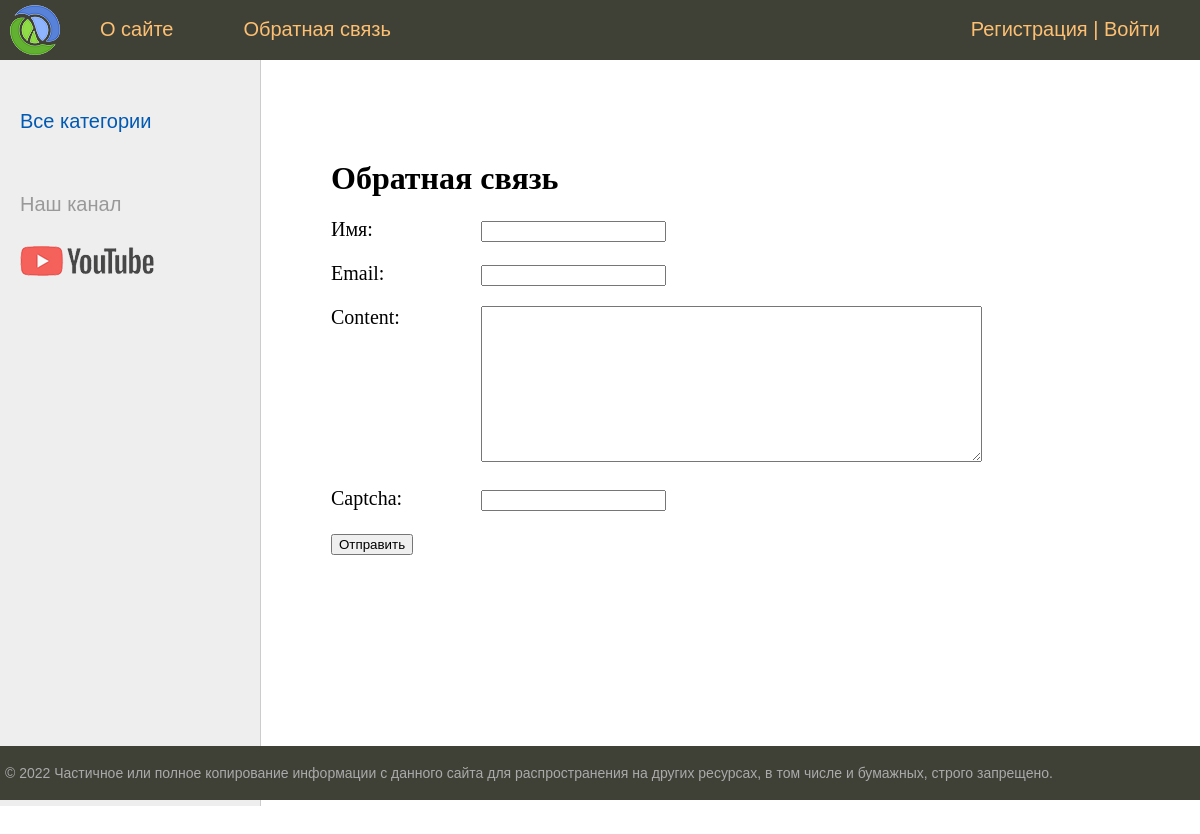
The app's page /contact/, older data.
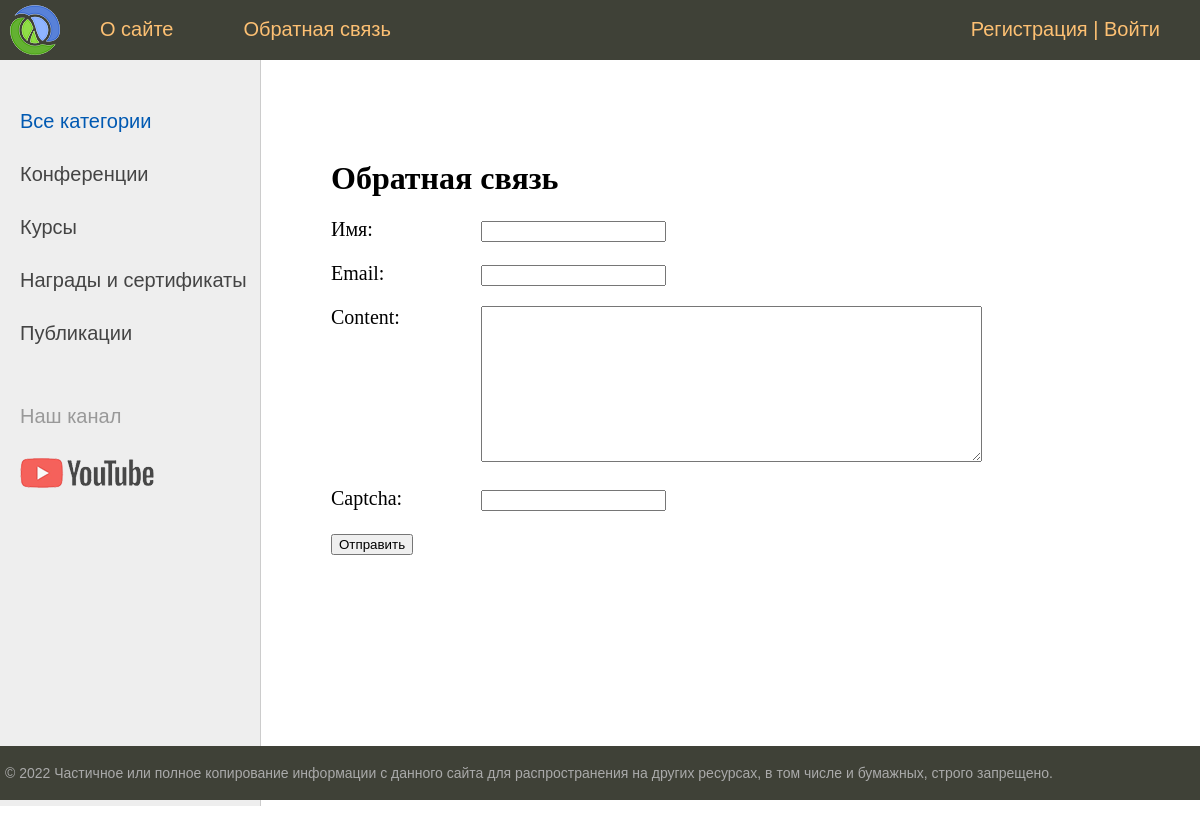
The same page, newer data.
### women/models.py (models this page shows, shortened)
class Category(models.Model):
    name = models.CharField(max_length=100, db_index=True, verbose_name="Категория")
    slug = models.SlugField(max_length=255, unique=True, db_index=True, verbose_name="URL")
    def get_absolute_url(self):
        return reverse('category', kwargs={'cat_slug': self.slug})
    class Meta:
        verbose_name = 'Категория'
        verbose_name_plural = 'Категории'
        ordering = ['id']

### women/views.py (the view, shortened to what this page needs)
# urls.py: path('contact/', ContactFormView.as_view(), name='contact'),
class ContactFormView(DataMixin, FormView):
    form_class = ContactForm
    template_name = 'women/contact.html'
    success_url = reverse_lazy('home')
    def get_context_data(self, *, object_list=None, **kwargs):
        context = super().get_context_data(**kwargs)
        c_def = self.get_user_context(title="Обратная связь")
        return dict(list(context.items()) + list(c_def.items()))

### women/forms.py
class ContactForm(forms.Form):
    name = forms.CharField(label='Имя', max_length=255)
    email = forms.EmailField(label='Email')
    content = forms.CharField(widget=forms.Textarea(attrs={'cols': 60, 'rows': 10}))
    captcha = CaptchaField()

### women/utils.py (called while the page is built)
    def get_user_context(self, **kwargs):
        context = kwargs
        cats = cache.get('cats')
        if not cats:
            cats = Category.objects.annotate(Count('women'))
            cache.set('cats', cats, 60)
        user_menu = menu.copy()
        if not self.request.user.is_authenticated:
            user_menu.pop(1)
        context['menu'] = user_menu
        context['cats'] = cats
        if 'cat_selected' not in context:
            context['cat_selected'] = 0
        return context

### women/templates/women/contact.html (shortened to what this page needs)
{% extends 'women/base.html' %}
{% block content %}
<h1>{{title}}</h1>
<form method="post">
{% for f in form %}
<p><label class="form-label" for="{{ f.id_for_label }}">{{f.label}}: </label>{{ f }}</p>
{% endfor %}
    <button type="submit">Отправить</button>
</form>
{% endblock %}

### women/templates/women/base.html (shortened to what this page needs)
{% load static %}
{% load women_tags %}
<!DOCTYPE html>
<html>
<head>
	<link type="text/css" href="{% static 'women/css/styles.css' %}" rel="stylesheet" />
</head>
<body>
<table class="table-page" border=0 cellpadding="0" cellspacing="0">
<tr><td valign=top>
{% block mainmenu %}
		<div class="header">
			<ul id="mainmenu" class="mainmenu">
			<li class="logo"><a href="{% url 'home' %}"><div class="logo"></div></a></li>
{% for m in menu %}
			<li><a href="{% url m.url_name %}">{{m.title}}</a></li>
{% endfor %}
				{% if request.user.is_authenticated %}
				<li class="last"> {{user.username}} | <a href="{% url 'logout' %}">Выйти</a></li>
				{% else %}
				<li class="last"><a href="{% url 'register' %}">Регистрация</a> | <a href="{% url 'login' %}">Войти</a></li>
				{% endif %}
			</ul>
		</div>
{% endblock mainmenu %}
<table class="table-content" border=0 cellpadding="0" cellspacing="0">
<tr>
	{% load cache %}
	<td valign="top" class="left-chapters">
	<ul id="leftchapters">
{% cache 60 sidebar %}
{% if cat_selected == 0 %}
		<li class="selected">Все категории</li>
{% else %}
		<li><a href="{% url 'home' %}">Все категории</a></li>
{% endif %}
{% for c in cats %}
{% if c.women__count > 0 %}
	{% if c.pk == cat_selected %}
		<li class="selected">{{c.name}}</li>
	{% else %}
		<li><a href="{{ c.get_absolute_url }}">{{c.name}}</a></li>
	{% endif %}
{% endif %}
{% endfor %}
{% endcache %}
		<li class="share">
		<p>Наш канал</p>
		<a class="share-yt" href="https://www.youtube.com/channel/UC14Wovl8fOyP_UGjCD94HHA" target="_blank" rel="nofollow"></a>
		</li>
	</ul>
</td>
<td valign="top" class="content">
	<div class="content-text">
{% block content %}
{% endblock %}
	</div>
</td></tr></table>
</td></tr>
<tr><td valign=top>
	<div id="footer">
		<p>&copy; 2022 Частичное или полное копирование информации с данного сайта для распространения на других ресурсах, в том числе и бумажных, строго запрещено.</p>
	</div>
</td></tr></table>
</body>
</html>

Row changes from the older to the newer data that the page shows:
now on this page (row unchanged): Category: name "Конференции"
now on this page (row unchanged): Category: name "Курсы"
added Category: name "Награды и сертификаты"
now on this page (row unchanged): Category: name "Публикации"
